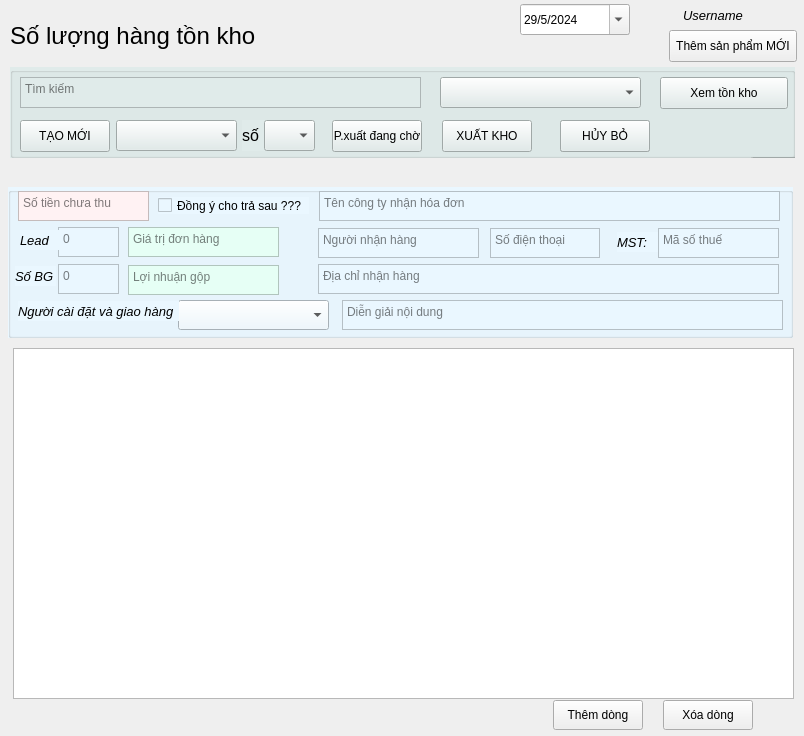
<?xml version="1.0" encoding="UTF-8"?>
<ui version="4.0">
 <class>NhapXuat</class>
 <widget class="QMainWindow" name="NhapXuat">
  <property name="geometry">
   <rect>
    <x>0</x>
    <y>0</y>
    <width>804</width>
    <height>736</height>
   </rect>
  </property>
  <property name="windowTitle">
   <string>MainWindow</string>
  </property>
  <widget class="QWidget" name="centralwidget">
   <widget class="QLabel" name="label_user">
    <property name="geometry">
     <rect>
      <x>683</x>
      <y>5</y>
      <width>111</width>
      <height>20</height>
     </rect>
    </property>
    <property name="font">
     <font>
      <pointsize>10</pointsize>
      <italic>true</italic>
     </font>
    </property>
    <property name="text">
     <string>Username</string>
    </property>
   </widget>
   <widget class="QDateEdit" name="dateEdit">
    <property name="geometry">
     <rect>
      <x>520</x>
      <y>4</y>
      <width>110</width>
      <height>31</height>
     </rect>
    </property>
    <property name="dateTime">
     <datetime>
      <hour>0</hour>
      <minute>0</minute>
      <second>0</second>
      <year>2024</year>
      <month>5</month>
      <day>29</day>
     </datetime>
    </property>
    <property name="maximumDateTime">
     <datetime>
      <hour>23</hour>
      <minute>59</minute>
      <second>59</second>
      <year>2026</year>
      <month>12</month>
      <day>31</day>
     </datetime>
    </property>
    <property name="minimumDateTime">
     <datetime>
      <hour>0</hour>
      <minute>0</minute>
      <second>0</second>
      <year>2024</year>
      <month>5</month>
      <day>14</day>
     </datetime>
    </property>
    <property name="minimumDate">
     <date>
      <year>2024</year>
      <month>5</month>
      <day>14</day>
     </date>
    </property>
    <property name="displayFormat">
     <string>d/M/yyyy</string>
    </property>
    <property name="calendarPopup">
     <bool>true</bool>
    </property>
    <property name="date">
     <date>
      <year>2024</year>
      <month>5</month>
      <day>29</day>
     </date>
    </property>
   </widget>
   <widget class="QLabel" name="label">
    <property name="geometry">
     <rect>
      <x>10</x>
      <y>20</y>
      <width>251</width>
      <height>31</height>
     </rect>
    </property>
    <property name="font">
     <font>
      <pointsize>18</pointsize>
     </font>
    </property>
    <property name="text">
     <string>Số lượng hàng tồn kho</string>
    </property>
   </widget>
   <widget class="QLabel" name="label_noti">
    <property name="geometry">
     <rect>
      <x>30</x>
      <y>167</y>
      <width>761</width>
      <height>20</height>
     </rect>
    </property>
    <property name="font">
     <font>
      <pointsize>11</pointsize>
      <italic>true</italic>
      <bold>true</bold>
     </font>
    </property>
    <property name="text">
     <string/>
    </property>
   </widget>
   <widget class="QPushButton" name="but_xoadong">
    <property name="geometry">
     <rect>
      <x>663</x>
      <y>700</y>
      <width>90</width>
      <height>30</height>
     </rect>
    </property>
    <property name="text">
     <string>Xóa dòng</string>
    </property>
   </widget>
   <widget class="QTableWidget" name="tableWidget">
    <property name="geometry">
     <rect>
      <x>13</x>
      <y>348</y>
      <width>781</width>
      <height>351</height>
     </rect>
    </property>
   </widget>
   <widget class="QPushButton" name="but_themdong">
    <property name="geometry">
     <rect>
      <x>553</x>
      <y>700</y>
      <width>90</width>
      <height>30</height>
     </rect>
    </property>
    <property name="text">
     <string>Thêm dòng</string>
    </property>
   </widget>
   <widget class="QGroupBox" name="group_timkiem">
    <property name="geometry">
     <rect>
      <x>10</x>
      <y>67</y>
      <width>785</width>
      <height>91</height>
     </rect>
    </property>
    <property name="styleSheet">
     <string notr="true">background-color: rgb(224, 235, 234);</string>
    </property>
    <property name="title">
     <string/>
    </property>
    <widget class="QPushButton" name="but_tonkho">
     <property name="geometry">
      <rect>
       <x>650</x>
       <y>10</y>
       <width>128</width>
       <height>32</height>
      </rect>
     </property>
     <property name="text">
      <string>Xem tồn kho</string>
     </property>
    </widget>
    <widget class="QTextEdit" name="txt_search">
     <property name="geometry">
      <rect>
       <x>10</x>
       <y>10</y>
       <width>401</width>
       <height>31</height>
      </rect>
     </property>
     <property name="placeholderText">
      <string>Tìm kiếm </string>
     </property>
    </widget>
    <widget class="QPushButton" name="but_duyet">
     <property name="enabled">
      <bool>true</bool>
     </property>
     <property name="geometry">
      <rect>
       <x>322</x>
       <y>53</y>
       <width>90</width>
       <height>32</height>
      </rect>
     </property>
     <property name="text">
      <string>P.xuất đang chờ</string>
     </property>
    </widget>
    <widget class="QPushButton" name="but_save_phieu_xuat">
     <property name="geometry">
      <rect>
       <x>550</x>
       <y>53</y>
       <width>90</width>
       <height>32</height>
      </rect>
     </property>
     <property name="text">
      <string>SAVE</string>
     </property>
    </widget>
    <widget class="QPushButton" name="but_huy_phieu_xuat">
     <property name="geometry">
      <rect>
       <x>550</x>
       <y>53</y>
       <width>90</width>
       <height>32</height>
      </rect>
     </property>
     <property name="text">
      <string>HỦY BỎ</string>
     </property>
    </widget>
    <widget class="QComboBox" name="combo_kho">
     <property name="geometry">
      <rect>
       <x>430</x>
       <y>10</y>
       <width>201</width>
       <height>31</height>
      </rect>
     </property>
    </widget>
    <widget class="QPushButton" name="but_phieumoi">
     <property name="geometry">
      <rect>
       <x>10</x>
       <y>53</y>
       <width>90</width>
       <height>32</height>
      </rect>
     </property>
     <property name="text">
      <string>TẠO MỚI</string>
     </property>
    </widget>
    <widget class="QPushButton" name="but_xuat_kho">
     <property name="geometry">
      <rect>
       <x>432</x>
       <y>53</y>
       <width>90</width>
       <height>32</height>
      </rect>
     </property>
     <property name="text">
      <string>XUẤT KHO</string>
     </property>
    </widget>
    <widget class="QPushButton" name="but_tonkho_2">
     <property name="geometry">
      <rect>
       <x>740</x>
       <y>90</y>
       <width>128</width>
       <height>32</height>
      </rect>
     </property>
     <property name="text">
      <string>Xem tồn kho</string>
     </property>
    </widget>
    <widget class="QComboBox" name="combo_sophieu">
     <property name="geometry">
      <rect>
       <x>254</x>
       <y>53</y>
       <width>51</width>
       <height>31</height>
      </rect>
     </property>
    </widget>
    <widget class="QLabel" name="label_so_phieu">
     <property name="geometry">
      <rect>
       <x>232</x>
       <y>53</y>
       <width>31</width>
       <height>31</height>
      </rect>
     </property>
     <property name="font">
      <font>
       <pointsize>12</pointsize>
      </font>
     </property>
     <property name="text">
      <string>số</string>
     </property>
    </widget>
    <widget class="QComboBox" name="comboBox_2">
     <property name="geometry">
      <rect>
       <x>106</x>
       <y>53</y>
       <width>121</width>
       <height>31</height>
      </rect>
     </property>
    </widget>
    <zorder>but_tonkho</zorder>
    <zorder>txt_search</zorder>
    <zorder>but_duyet</zorder>
    <zorder>but_save_phieu_xuat</zorder>
    <zorder>but_huy_phieu_xuat</zorder>
    <zorder>combo_kho</zorder>
    <zorder>but_phieumoi</zorder>
    <zorder>but_xuat_kho</zorder>
    <zorder>but_tonkho_2</zorder>
    <zorder>label_so_phieu</zorder>
    <zorder>comboBox_2</zorder>
    <zorder>combo_sophieu</zorder>
   </widget>
   <widget class="QGroupBox" name="group_xuatkho">
    <property name="geometry">
     <rect>
      <x>8</x>
      <y>187</y>
      <width>785</width>
      <height>151</height>
     </rect>
    </property>
    <property name="styleSheet">
     <string notr="true">background-color: rgb(234, 247, 255);</string>
    </property>
    <property name="title">
     <string/>
    </property>
    <widget class="QComboBox" name="combo_nguoi_thuc_hien">
     <property name="geometry">
      <rect>
       <x>170</x>
       <y>113</y>
       <width>151</width>
       <height>30</height>
      </rect>
     </property>
    </widget>
    <widget class="QTextEdit" name="text_nguoi_nhan_hang">
     <property name="geometry">
      <rect>
       <x>310</x>
       <y>41</y>
       <width>161</width>
       <height>30</height>
      </rect>
     </property>
     <property name="placeholderText">
      <string>Người nhận hàng</string>
     </property>
    </widget>
    <widget class="QTextEdit" name="text_sdt">
     <property name="geometry">
      <rect>
       <x>482</x>
       <y>41</y>
       <width>110</width>
       <height>30</height>
      </rect>
     </property>
     <property name="inputMethodHints">
      <set>Qt::ImhDigitsOnly</set>
     </property>
     <property name="placeholderText">
      <string>Số điện thoại</string>
     </property>
    </widget>
    <widget class="QTextEdit" name="text_noi_dung_xuat">
     <property name="geometry">
      <rect>
       <x>334</x>
       <y>113</y>
       <width>441</width>
       <height>30</height>
      </rect>
     </property>
     <property name="placeholderText">
      <string>Diễn giải nội dung</string>
     </property>
    </widget>
    <widget class="QTextEdit" name="text_gia_tri">
     <property name="geometry">
      <rect>
       <x>120</x>
       <y>40</y>
       <width>151</width>
       <height>30</height>
      </rect>
     </property>
     <property name="styleSheet">
      <string notr="true">background-color: rgb(230, 255, 245)</string>
     </property>
     <property name="readOnly">
      <bool>true</bool>
     </property>
     <property name="placeholderText">
      <string>Giá trị đơn hàng</string>
     </property>
    </widget>
    <widget class="QTextEdit" name="text_lead">
     <property name="geometry">
      <rect>
       <x>50</x>
       <y>40</y>
       <width>61</width>
       <height>30</height>
      </rect>
     </property>
     <property name="placeholderText">
      <string>0</string>
     </property>
    </widget>
    <widget class="QTextEdit" name="text_so_bg">
     <property name="geometry">
      <rect>
       <x>50</x>
       <y>77</y>
       <width>61</width>
       <height>30</height>
      </rect>
     </property>
     <property name="placeholderText">
      <string>0</string>
     </property>
    </widget>
    <widget class="QLabel" name="label_user_2">
     <property name="geometry">
      <rect>
       <x>12</x>
       <y>43</y>
       <width>41</width>
       <height>20</height>
      </rect>
     </property>
     <property name="font">
      <font>
       <pointsize>10</pointsize>
       <italic>true</italic>
      </font>
     </property>
     <property name="text">
      <string>Lead</string>
     </property>
    </widget>
    <widget class="QLabel" name="label_user_3">
     <property name="geometry">
      <rect>
       <x>7</x>
       <y>79</y>
       <width>41</width>
       <height>20</height>
      </rect>
     </property>
     <property name="font">
      <font>
       <pointsize>10</pointsize>
       <italic>true</italic>
      </font>
     </property>
     <property name="text">
      <string>Số BG</string>
     </property>
    </widget>
    <widget class="QTextEdit" name="text_dia_chi">
     <property name="geometry">
      <rect>
       <x>310</x>
       <y>77</y>
       <width>461</width>
       <height>30</height>
      </rect>
     </property>
     <property name="layoutDirection">
      <enum>Qt::RightToLeft</enum>
     </property>
     <property name="placeholderText">
      <string>Địa chỉ nhận hàng</string>
     </property>
    </widget>
    <widget class="QTextEdit" name="text_profit">
     <property name="geometry">
      <rect>
       <x>120</x>
       <y>78</y>
       <width>151</width>
       <height>30</height>
      </rect>
     </property>
     <property name="styleSheet">
      <string notr="true">background-color: rgb(230, 255, 245)</string>
     </property>
     <property name="readOnly">
      <bool>true</bool>
     </property>
     <property name="placeholderText">
      <string>Lợi nhuận gộp</string>
     </property>
    </widget>
    <widget class="QLabel" name="label_user_4">
     <property name="geometry">
      <rect>
       <x>10</x>
       <y>114</y>
       <width>161</width>
       <height>20</height>
      </rect>
     </property>
     <property name="font">
      <font>
       <pointsize>10</pointsize>
       <italic>true</italic>
      </font>
     </property>
     <property name="text">
      <string>Người cài đặt và giao hàng</string>
     </property>
    </widget>
    <widget class="QTextEdit" name="text_cong_no">
     <property name="geometry">
      <rect>
       <x>10</x>
       <y>4</y>
       <width>131</width>
       <height>30</height>
      </rect>
     </property>
     <property name="styleSheet">
      <string notr="true">background-color: rgb(255, 242, 243);</string>
     </property>
     <property name="readOnly">
      <bool>true</bool>
     </property>
     <property name="placeholderText">
      <string>Số tiền chưa thu</string>
     </property>
    </widget>
    <widget class="QCheckBox" name="checkBox">
     <property name="geometry">
      <rect>
       <x>150</x>
       <y>10</y>
       <width>151</width>
       <height>17</height>
      </rect>
     </property>
     <property name="text">
      <string>Đồng ý cho trả sau ???</string>
     </property>
    </widget>
    <widget class="QTextEdit" name="text_ten_cong_ty">
     <property name="geometry">
      <rect>
       <x>311</x>
       <y>4</y>
       <width>461</width>
       <height>30</height>
      </rect>
     </property>
     <property name="layoutDirection">
      <enum>Qt::RightToLeft</enum>
     </property>
     <property name="placeholderText">
      <string>Tên công ty nhận hóa đơn</string>
     </property>
    </widget>
    <widget class="QTextEdit" name="text_ma_so_thue">
     <property name="geometry">
      <rect>
       <x>650</x>
       <y>41</y>
       <width>121</width>
       <height>30</height>
      </rect>
     </property>
     <property name="inputMethodHints">
      <set>Qt::ImhDigitsOnly</set>
     </property>
     <property name="placeholderText">
      <string>Mã số thuế</string>
     </property>
    </widget>
    <widget class="QLabel" name="label_user_5">
     <property name="geometry">
      <rect>
       <x>609</x>
       <y>45</y>
       <width>41</width>
       <height>20</height>
      </rect>
     </property>
     <property name="font">
      <font>
       <pointsize>10</pointsize>
       <italic>true</italic>
      </font>
     </property>
     <property name="text">
      <string>MST:</string>
     </property>
    </widget>
   </widget>
   <widget class="QPushButton" name="but_sp_moi">
    <property name="geometry">
     <rect>
      <x>669</x>
      <y>30</y>
      <width>128</width>
      <height>32</height>
     </rect>
    </property>
    <property name="text">
     <string>Thêm sản phẩm MỚI</string>
    </property>
   </widget>
   <zorder>group_timkiem</zorder>
   <zorder>label_user</zorder>
   <zorder>dateEdit</zorder>
   <zorder>label</zorder>
   <zorder>label_noti</zorder>
   <zorder>tableWidget</zorder>
   <zorder>but_themdong</zorder>
   <zorder>but_xoadong</zorder>
   <zorder>group_xuatkho</zorder>
   <zorder>but_sp_moi</zorder>
  </widget>
 </widget>
 <resources/>
 <connections/>
</ui>
